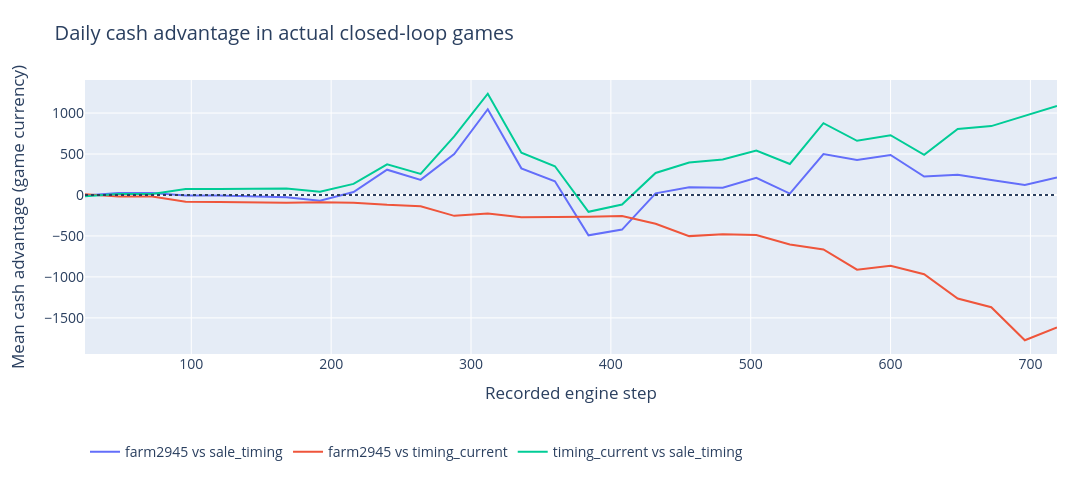

Source (notebook cell):
### Markdown cell above
## When the cash advantage emerges
The trajectory plot averages each pair's recorded daily cash differences; it does not replay or infer agent actions. The final-step index is shown explicitly because the game ends before another full day reset. If the initial seed leads to different shop histories, those histories remain in the detailed game records.

### Code cell
fig=go.Figure()
for pair in DATA.get('daily_pairs',[]):
    fig.add_trace(go.Scatter(x=[x['step'] for x in pair['daily']],y=[x['mean_margin'] for x in pair['daily']],mode='lines',name=pair['agent']+' vs '+pair['opponent']))
if not DATA.get('daily_pairs'): pending(fig)
fig.add_hline(y=0,line_dash='dot')
fig.update_layout(title='Daily cash advantage in actual closed-loop games',xaxis_title='Recorded engine step',yaxis_title='Mean cash advantage (game currency)',legend=dict(orientation='h',y=-.3))
show(fig)

### Figure 1 — Plotly figure (JSON) as saved in the notebook; plotly's stock layout.template omitted (floating-point values rounded to 4 significant figures)
{"data": [{"mode": "lines", "name": "farm2945 vs sale_timing", "type": "scatter", "x": [24, 48, 72, 96, 120, 144, 168, 192, 216, 240, 264, 288, 312, 336, 360, 384, 408, 432, 456, 480, 504, 528, 552, 576, 600, 624, 648, 672, 696, 719], "y": [-6.0, 23.0, 23.0, -6.5, -6.5, -18.0, -26.47, -69.16, 36.34, 308.8, 184.8, 499.1, 1047.0, 325.4, 166.7, -491.8, -422.2, 19.62, 94.12, 89.94, 209.1, 16.94, 499.2, 428.4, 487.9, 226.1, 247.2, 184.1, 121.0, 212.9]}, {"mode": "lines", "name": "farm2945 vs timing_current", "type": "scatter", "x": [24, 48, 72, 96, 120, 144, 168, 192, 216, 240, 264, 288, 312, 336, 360, 384, 408, 432, 456, 480, 504, 528, 552, 576, 600, 624, 648, 672, 696, 719], "y": [10.0, -19.0, -19.0, -81.5, -84.47, -90.22, -93.88, -88.66, -94.5, -120.6, -136.7, -254.6, -226.7, -272.1, -270.9, -265.1, -255.6, -351.6, -501.9, -480.1, -489.4, -603.8, -664.6, -910.9, -862.6, -967.1, -1263.0, -1370.0, -1774.0, -1617.0]}, {"mode": "lines", "name": "timing_current vs sale_timing", "type": "scatter", "x": [24, 48, 72, 96, 120, 144, 168, 192, 216, 240, 264, 288, 312, 336, 360, 384, 408, 432, 456, 480, 504, 528, 552, 576, 600, 624, 648, 672, 696, 719], "y": [-16.0, 13.0, 13.0, 72.75, 74.0, 74.25, 78.19, 39.19, 135.9, 374.5, 257.2, 714.8, 1236.0, 515.4, 350.9, -205.8, -116.9, 269.4, 397.2, 434.6, 542.2, 379.1, 876.2, 661.4, 729.7, 490.0, 806.8, 840.9, 970.7, 1086.0]}], "layout": {"font": {"size": 14}, "height": 480, "legend": {"orientation": "h", "y": -0.3}, "margin": {"b": 90, "l": 85, "r": 35, "t": 80}, "shapes": [{"line": {"dash": "dot"}, "type": "line", "x0": 0, "x1": 1, "xref": "x domain", "y0": 0, "y1": 0, "yref": "y"}], "title": {"text": "Daily cash advantage in actual closed-loop games"}, "width": 1100, "xaxis": {"title": {"text": "Recorded engine step"}}, "yaxis": {"title": {"text": "Mean cash advantage (game currency)"}}}}
